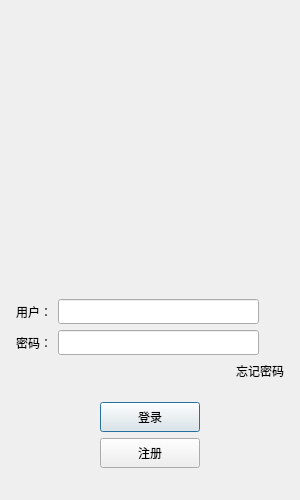
<?xml version="1.0" encoding="UTF-8"?>
<ui version="4.0">
 <class>LoginDialog</class>
 <widget class="QDialog" name="LoginDialog">
  <property name="geometry">
   <rect>
    <x>0</x>
    <y>0</y>
    <width>300</width>
    <height>500</height>
   </rect>
  </property>
  <property name="minimumSize">
   <size>
    <width>300</width>
    <height>500</height>
   </size>
  </property>
  <property name="maximumSize">
   <size>
    <width>300</width>
    <height>500</height>
   </size>
  </property>
  <property name="windowTitle">
   <string>Dialog</string>
  </property>
  <layout class="QVBoxLayout" name="verticalLayout_3">
   <item>
    <layout class="QVBoxLayout" name="verticalLayout_2">
     <property name="leftMargin">
      <number>5</number>
     </property>
     <property name="topMargin">
      <number>5</number>
     </property>
     <property name="rightMargin">
      <number>5</number>
     </property>
     <property name="bottomMargin">
      <number>5</number>
     </property>
     <item>
      <widget class="QLabel" name="err_tip">
       <property name="minimumSize">
        <size>
         <width>0</width>
         <height>25</height>
        </size>
       </property>
       <property name="maximumSize">
        <size>
         <width>16777215</width>
         <height>25</height>
        </size>
       </property>
       <property name="text">
        <string/>
       </property>
       <property name="alignment">
        <set>Qt::AlignCenter</set>
       </property>
      </widget>
     </item>
     <item>
      <widget class="QWidget" name="head_widget" native="true">
       <property name="minimumSize">
        <size>
         <width>200</width>
         <height>230</height>
        </size>
       </property>
       <layout class="QGridLayout" name="gridLayout">
        <item row="1" column="0">
         <widget class="QLabel" name="head_label">
          <property name="minimumSize">
           <size>
            <width>200</width>
            <height>200</height>
           </size>
          </property>
          <property name="maximumSize">
           <size>
            <width>200</width>
            <height>200</height>
           </size>
          </property>
          <property name="text">
           <string/>
          </property>
         </widget>
        </item>
       </layout>
      </widget>
     </item>
     <item>
      <spacer name="verticalSpacer_3">
       <property name="orientation">
        <enum>Qt::Vertical</enum>
       </property>
       <property name="sizeHint" stdset="0">
        <size>
         <width>20</width>
         <height>40</height>
        </size>
       </property>
      </spacer>
     </item>
     <item>
      <layout class="QHBoxLayout" name="horizontalLayout_2">
       <item>
        <widget class="QLabel" name="email_lb">
         <property name="minimumSize">
          <size>
           <width>0</width>
           <height>25</height>
          </size>
         </property>
         <property name="maximumSize">
          <size>
           <width>16777215</width>
           <height>25</height>
          </size>
         </property>
         <property name="text">
          <string>用户：</string>
         </property>
        </widget>
       </item>
       <item>
        <widget class="QLineEdit" name="email_edit">
         <property name="minimumSize">
          <size>
           <width>0</width>
           <height>25</height>
          </size>
         </property>
         <property name="maximumSize">
          <size>
           <width>16777215</width>
           <height>25</height>
          </size>
         </property>
        </widget>
       </item>
       <item>
        <spacer name="horizontalSpacer_6">
         <property name="orientation">
          <enum>Qt::Horizontal</enum>
         </property>
         <property name="sizeType">
          <enum>QSizePolicy::Fixed</enum>
         </property>
         <property name="sizeHint" stdset="0">
          <size>
           <width>25</width>
           <height>20</height>
          </size>
         </property>
        </spacer>
       </item>
      </layout>
     </item>
     <item>
      <layout class="QHBoxLayout" name="horizontalLayout_3">
       <item>
        <widget class="QLabel" name="pass_label">
         <property name="minimumSize">
          <size>
           <width>0</width>
           <height>25</height>
          </size>
         </property>
         <property name="maximumSize">
          <size>
           <width>16777215</width>
           <height>25</height>
          </size>
         </property>
         <property name="text">
          <string>密码：</string>
         </property>
        </widget>
       </item>
       <item>
        <widget class="QLineEdit" name="pass_edit">
         <property name="minimumSize">
          <size>
           <width>0</width>
           <height>25</height>
          </size>
         </property>
         <property name="maximumSize">
          <size>
           <width>16777215</width>
           <height>25</height>
          </size>
         </property>
        </widget>
       </item>
       <item>
        <spacer name="horizontalSpacer_7">
         <property name="orientation">
          <enum>Qt::Horizontal</enum>
         </property>
         <property name="sizeType">
          <enum>QSizePolicy::Fixed</enum>
         </property>
         <property name="sizeHint" stdset="0">
          <size>
           <width>25</width>
           <height>20</height>
          </size>
         </property>
        </spacer>
       </item>
      </layout>
     </item>
     <item>
      <layout class="QHBoxLayout" name="horizontalLayout_4">
       <item>
        <spacer name="horizontalSpacer">
         <property name="orientation">
          <enum>Qt::Horizontal</enum>
         </property>
         <property name="sizeHint" stdset="0">
          <size>
           <width>40</width>
           <height>20</height>
          </size>
         </property>
        </spacer>
       </item>
       <item>
        <widget class="ClickedLabel" name="forget_label">
         <property name="text">
          <string>忘记密码</string>
         </property>
        </widget>
       </item>
      </layout>
     </item>
     <item>
      <spacer name="verticalSpacer_2">
       <property name="orientation">
        <enum>Qt::Vertical</enum>
       </property>
       <property name="sizeHint" stdset="0">
        <size>
         <width>20</width>
         <height>40</height>
        </size>
       </property>
      </spacer>
     </item>
     <item>
      <layout class="QHBoxLayout" name="horizontalLayout_5">
       <item>
        <spacer name="horizontalSpacer_2">
         <property name="orientation">
          <enum>Qt::Horizontal</enum>
         </property>
         <property name="sizeHint" stdset="0">
          <size>
           <width>40</width>
           <height>20</height>
          </size>
         </property>
        </spacer>
       </item>
       <item>
        <widget class="QPushButton" name="login_btn">
         <property name="minimumSize">
          <size>
           <width>100</width>
           <height>30</height>
          </size>
         </property>
         <property name="text">
          <string>登录</string>
         </property>
        </widget>
       </item>
       <item>
        <spacer name="horizontalSpacer_3">
         <property name="orientation">
          <enum>Qt::Horizontal</enum>
         </property>
         <property name="sizeHint" stdset="0">
          <size>
           <width>40</width>
           <height>20</height>
          </size>
         </property>
        </spacer>
       </item>
      </layout>
     </item>
     <item>
      <layout class="QHBoxLayout" name="horizontalLayout_6">
       <item>
        <spacer name="horizontalSpacer_4">
         <property name="orientation">
          <enum>Qt::Horizontal</enum>
         </property>
         <property name="sizeHint" stdset="0">
          <size>
           <width>40</width>
           <height>20</height>
          </size>
         </property>
        </spacer>
       </item>
       <item>
        <widget class="QPushButton" name="reg_btn">
         <property name="minimumSize">
          <size>
           <width>100</width>
           <height>30</height>
          </size>
         </property>
         <property name="text">
          <string>注册</string>
         </property>
        </widget>
       </item>
       <item>
        <spacer name="horizontalSpacer_5">
         <property name="orientation">
          <enum>Qt::Horizontal</enum>
         </property>
         <property name="sizeHint" stdset="0">
          <size>
           <width>40</width>
           <height>20</height>
          </size>
         </property>
        </spacer>
       </item>
      </layout>
     </item>
     <item>
      <spacer name="verticalSpacer">
       <property name="orientation">
        <enum>Qt::Vertical</enum>
       </property>
       <property name="sizeHint" stdset="0">
        <size>
         <width>20</width>
         <height>40</height>
        </size>
       </property>
      </spacer>
     </item>
    </layout>
   </item>
  </layout>
 </widget>
 <customwidgets>
  <customwidget>
   <class>ClickedLabel</class>
   <extends>QLabel</extends>
   <header>clickedlabel.h</header>
  </customwidget>
 </customwidgets>
 <resources/>
 <connections/>
</ui>
